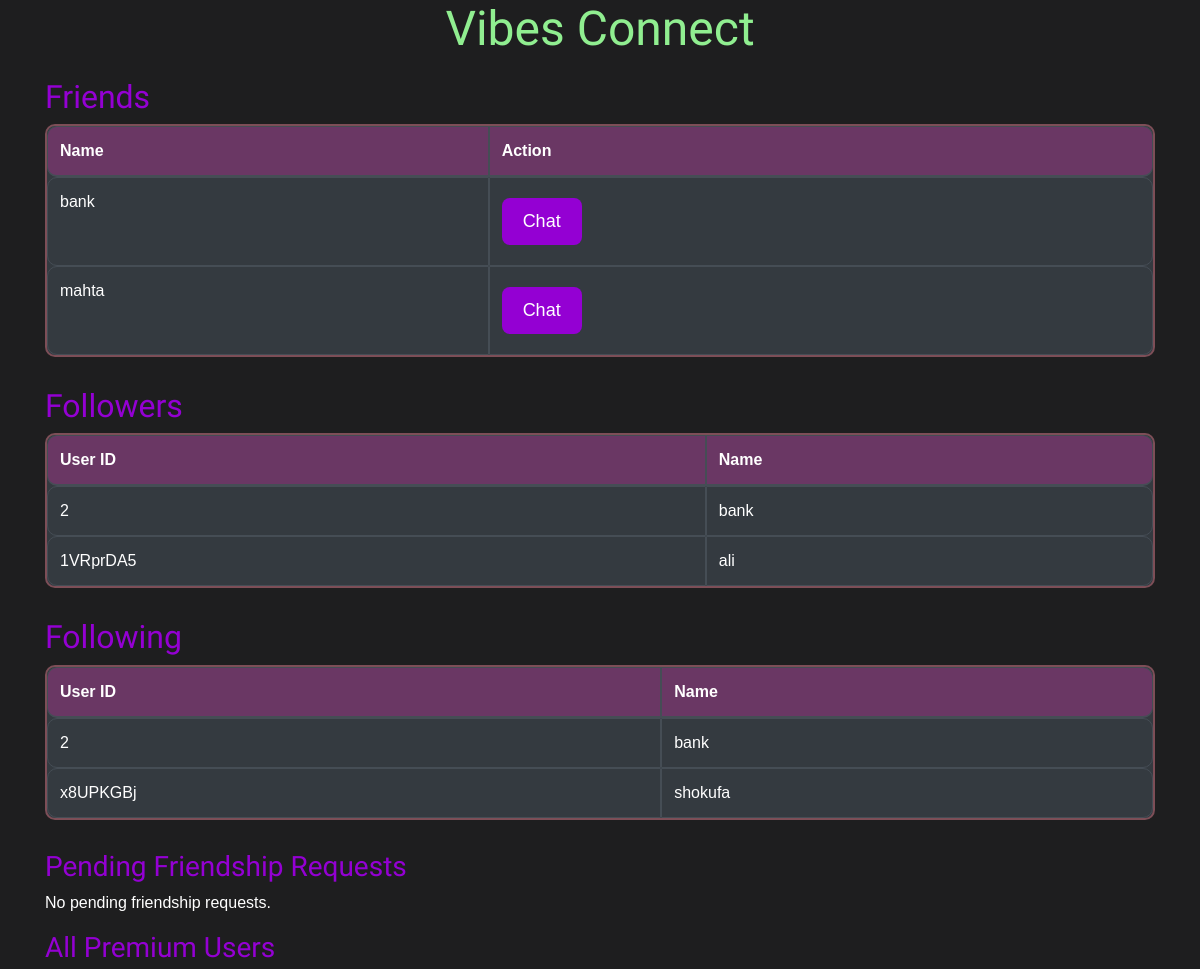
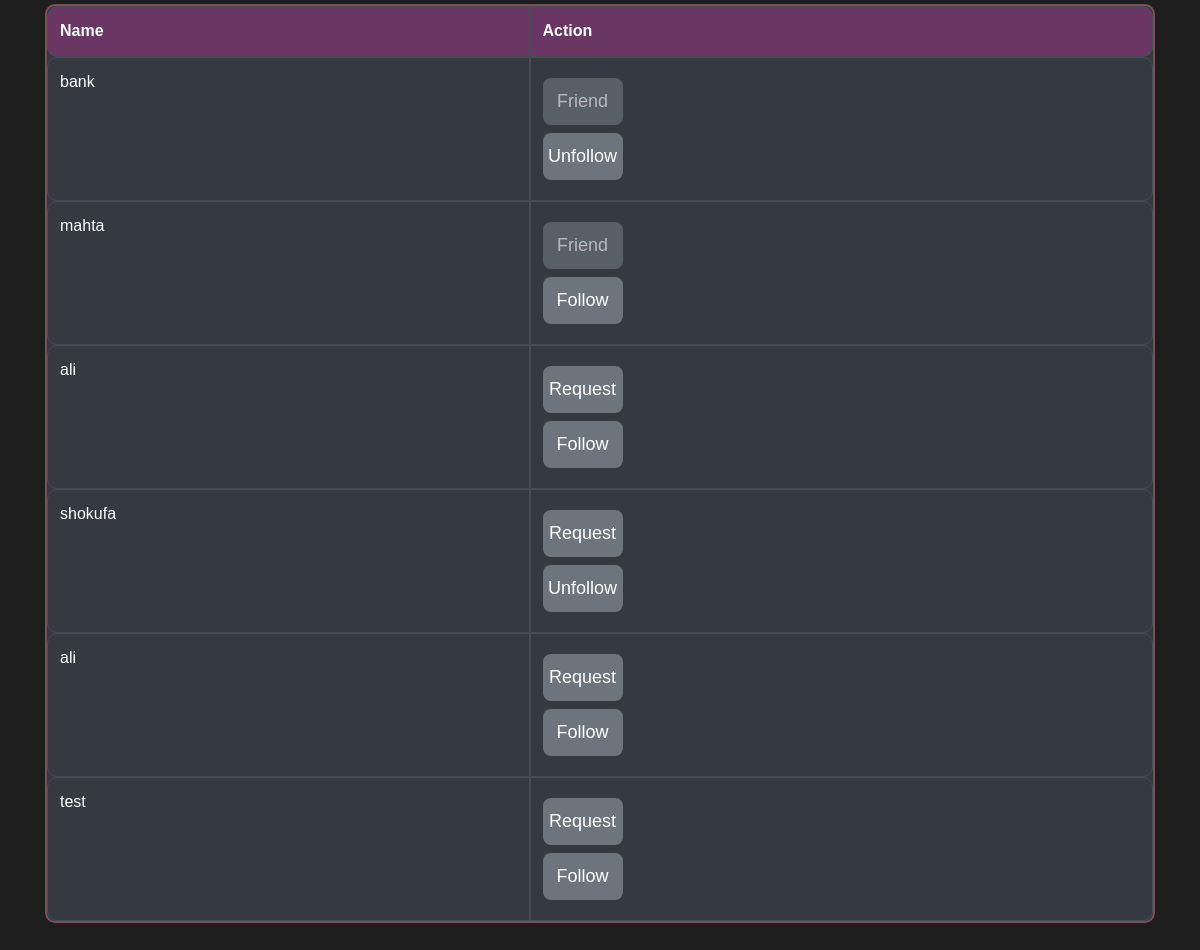
/follows (signed in), run on the app's committed database (2 pictures, top to bottom).
### tables this page shows
CREATE TABLE USERS (
            user_id TEXT PRIMARY KEY,
            name TEXT,
            email TEXT,
            city TEXT,
            country TEXT,
            phone TEXT,
            age INTEGER CHECK(age >= 9 AND age <= 120),
            password TEXT,
            balance INTEGER DEFAULT 0,
            is_artist BOOLEAN DEFAULT 0,
            is_premium BOOLEAN DEFAULT 0
        );

### app.py (the view, shortened to what this page needs)
@app.route('/follows', methods=['GET', 'POST'])
def follows():
    user_id = session.get('user_id')
    if not user_id:
        return redirect(url_for('login'))
    conn = sqlite3.connect("database.db")
    cursor = conn.cursor()
    try:
        cursor.execute("""
            SELECT u.user_id, u.name FROM USERS u
            JOIN FOLLOWS f ON u.user_id = f.user_id1
            WHERE f.user_id2 = ?
        """, (user_id,))
        followers = cursor.fetchall()
        cursor.execute("""
            SELECT u.user_id, u.name FROM USERS u
            JOIN FOLLOWS f ON u.user_id = f.user_id2
            WHERE f.user_id1 = ?
        """, (user_id,))
        following = cursor.fetchall()
        cursor.execute("""
        SELECT u.user_id, u.name FROM USERS u
        JOIN FRIENDS f ON u.user_id = f.friend_id
        WHERE f.user_id = ?
    """, (user_id,))
        friends = cursor.fetchall()
        cursor.execute("""
            SELECT u.user_id, u.name FROM USERS u
            JOIN friendship_requests f ON u.user_id = f.sender_id
            WHERE f.receiver_id = ?
        """, (user_id,))
        pending_requests = cursor.fetchall()
        cursor.execute("""
            SELECT user_id, name FROM USERS
            WHERE user_id != ? AND is_premium = 1
        """, (user_id,))
        all_users = cursor.fetchall()
        cursor.execute("""
            SELECT u.user_id FROM USERS u
            JOIN FRIENDS f ON u.user_id = f.friend_id
            WHERE f.user_id = ?
        """, (user_id,))
        friends_set = {row[0] for row in cursor.fetchall()}
    finally:
        conn.close()
    following_set = {follow[0] for follow in following}
    return render_template('follows.html', followers=followers, following=following, all_users=all_users,
    following_set=following_set, friends=friends, pending_requests=pending_requests, friends_set=friends_set)

### templates/follows.html (shortened to what this page needs)
<!DOCTYPE html>
<html>
<head>
    <link rel="stylesheet" href="https://stackpath.bootstrapcdn.com/bootstrap/4.5.2/css/bootstrap.min.css" />
</head>
<body>
    <div class="container">
        <h1 class="title">Vibes Connect</h1>
        <h2>Friends</h2>
        <table class="table table-dark">
            {% if friends %}
            <thead>
                <tr>
                    <th>Name</th>
                    <th>Action</th>
                </tr>
            </thead>
            <tbody>
                {% for friend in friends %}
                <tr>
                    <td>{{ friend[1] }}</td>
                    <td>
                        <form action="{{ url_for('chat') }}" method="get">
                            <button type="submit" class="btn btn-primary btn-custom">Chat</button>
                        </form>
                    </td>
                </tr>
                {% endfor %}
            </tbody>
            {% else %}
            <p>You have no friends yet.</p>
            {% endif %}
        </table>
        <h2>Followers</h2>
        <table class="table table-dark">
            <thead>
                <tr>
                    <th>User ID</th>
                    <th>Name</th>
                </tr>
            </thead>
            <tbody>
                {% for follower in followers %}
                <tr>
                    <td>{{ follower[0] }}</td>
                    <td>{{ follower[1] }}</td>
                </tr>
                {% endfor %}
            </tbody>
        </table>
        <h2>Following</h2>
        <table class="table table-dark">
            <thead>
                <tr>
                    <th>User ID</th>
                    <th>Name</th>
                </tr>
            </thead>
            <tbody>
                {% for follow in following %}
                <tr>
                    <td>{{ follow[0] }}</td>
                    <td>{{ follow[1] }}</td>
                </tr>
                {% endfor %}
            </tbody>
        </table>
        <h3>Pending Friendship Requests</h3>
        {% if pending_requests %}
        <table class="table table-dark">
            <thead>
                <tr>
                    <th>Name</th>
                    <th>Action</th>
                </tr>
            </thead>
            <tbody>
                {% for request in pending_requests %}
                <tr>
                    <td>{{ request[1] }}</td>
                    <td>
                        <form action="{{ url_for('accept_friendship_request') }}" method="post">
                            <input type="hidden" name="sender_id" value="{{ request[0] }}" />
                            <button type="submit" class="btn btn-success btn-requested">Accept</button>
                        </form>
                        <form action="{{ url_for('decline_friendship_request') }}" method="post">
                            <input type="hidden" name="sender_id" value="{{ request[0] }}" />
                            <button type="submit" class="btn btn-danger btn-requested">Decline</button>
                        </form>
                    </td>
                </tr>
                {% endfor %}
            </tbody>
        </table>
        {% else %}
        <p>No pending friendship requests.</p>
        {% endif %}
        <h3>All Premium Users</h3>
        {% if all_users %}
        <table class="table table-dark">
            <thead>
                <tr>
                    <th>Name</th>
                    <th>Action</th>
                </tr>
            </thead>
            <tbody>
                {% for user in all_users %}
                <tr>
                    <td>{{ user[1] }}</td>
                    <td>
                        {% if user[0] in friends_set %}
                        <button disabled class="btn btn-secondary btn-requested">Friend</button>
                        {% elif user[0] in pending_requests %}
                        <button disabled class="btn btn-warning btn-requested">Requested</button>
                        {% else %}
                        <form action="{{ url_for('send_friendship_request') }}" method="post" class="friend-request-form" data-user-id="{{ user[0] }}">
                            <button type="submit" class="btn btn-primary btn-requested">Request</button>
                        </form>
                        {% endif %}
                        {% if user[0] in following_set %}
                        <form action="{{ url_for('follows') }}" method="post">
                            <button type="submit" class="btn btn-danger btn-requested">Unfollow</button>
                        </form>
                        {% else %}
                        <form action="{{ url_for('follows') }}" method="post">
                            <button type="submit" class="btn btn-success btn-requested">Follow</button>
                        </form>
                        {% endif %}
                    </td>
                </tr>
                {% endfor %}
            </tbody>
        </table>
        {% else %}
        <p>No premium users found.</p>
        {% endif %}
    </div>
</body>
</html>

### templates/follows.html (style rules this page uses)
body { background-color: #1e1e1f; color: #ffffff; display: flex; justify-content: center; align-items: center; min-height: 100vh; font-family: Arial, sans-serif; }
h1, h2, h3 { color: #9400d3; font-family: 'Lobster', cursive; }
.btn-custom, .btn-requested { background-color: #9400d3; color: #ffffff; border: none; padding: 10px 20px; margin: 8px 0; border-radius: 8px; width: 80px; font-size: 18px; text-align: center; display: flex; justify-content: center; align-items: center; }
table { width: 100%; margin-bottom: 20px; border-collapse: separate; border-spacing: 0; }
th, td { border: 1px solid #7d4e57; padding: 12px; text-align: left; }
th { background-color: #6a3764; color: #ffffff; }
.table { border-radius: 10px; overflow: hidden; border: 2px solid #7d4e57; margin-bottom: 30px; }
.table th:first-child, .table td:first-child { border-top-left-radius: 10px; border-bottom-left-radius: 10px; }
.table th:last-child, .table td:last-child { border-top-right-radius: 10px; border-bottom-right-radius: 10px; }
.btn-requested { background-color: #6c757d; color: #ffffff; border: none; border-radius: 8px; padding: 10px 20px; font-size: 18px; margin: 8px 0; width: 80px; text-align: center; }
.title { color: #90ee90; font-size: 3em; text-align: center; margin-bottom: 20px; }

### data on the page
USERS: name "bank", user_id "2", shows "Friend"
USERS: name "mahta", shows "Friend"
USERS: user_id "1VRprDA5", name "ali"
USERS: user_id "x8UPKGBj", name "shokufa"
USERS: name "ali"
USERS: name "test"
